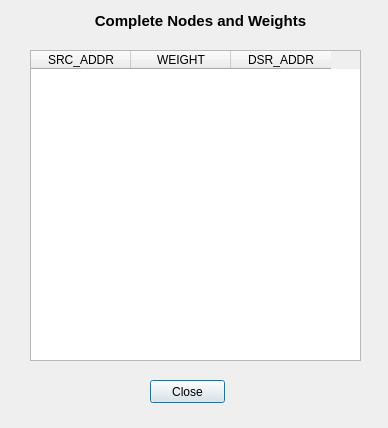
<?xml version="1.0" encoding="UTF-8"?>
<ui version="4.0">
 <class>FrmNodosyPesos</class>
 <widget class="QDialog" name="FrmNodosyPesos">
  <property name="geometry">
   <rect>
    <x>0</x>
    <y>0</y>
    <width>388</width>
    <height>428</height>
   </rect>
  </property>
  <property name="windowTitle">
   <string>Nodos y Pesos</string>
  </property>
  <widget class="QPushButton" name="btnCerrar">
   <property name="geometry">
    <rect>
     <x>150</x>
     <y>380</y>
     <width>75</width>
     <height>23</height>
    </rect>
   </property>
   <property name="text">
    <string>Close</string>
   </property>
  </widget>
  <widget class="QTableWidget" name="tbl_tableWidgetNodosyPesos">
   <property name="geometry">
    <rect>
     <x>30</x>
     <y>50</y>
     <width>331</width>
     <height>311</height>
    </rect>
   </property>
   <column>
    <property name="text">
     <string>SRC_ADDR</string>
    </property>
   </column>
   <column>
    <property name="text">
     <string>WEIGHT</string>
    </property>
   </column>
   <column>
    <property name="text">
     <string>DSR_ADDR</string>
    </property>
   </column>
  </widget>
  <widget class="QLabel" name="label">
   <property name="geometry">
    <rect>
     <x>90</x>
     <y>10</y>
     <width>221</width>
     <height>21</height>
    </rect>
   </property>
   <property name="font">
    <font>
     <pointsize>11</pointsize>
     <weight>75</weight>
     <bold>true</bold>
    </font>
   </property>
   <property name="text">
    <string>Complete Nodes and Weights</string>
   </property>
   <property name="alignment">
    <set>Qt::AlignCenter</set>
   </property>
  </widget>
 </widget>
 <resources/>
 <connections/>
</ui>
